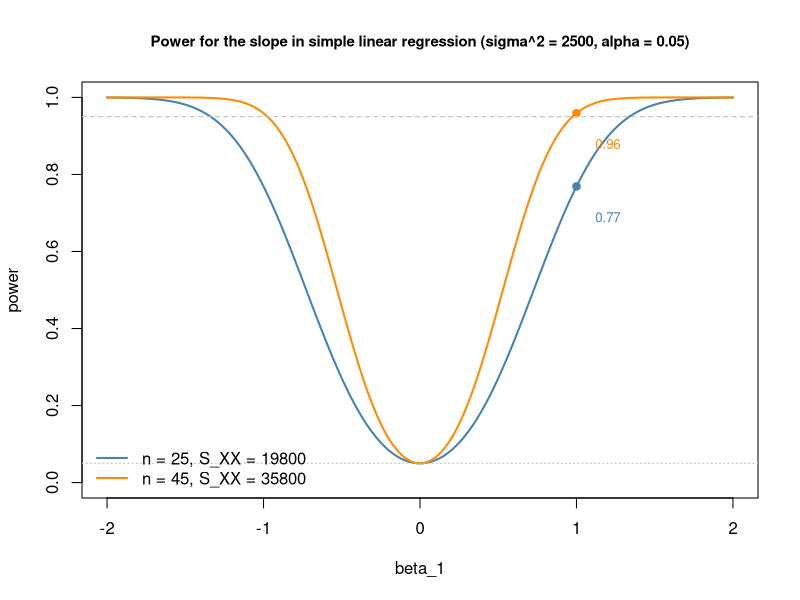

Write R code to recreate this figure.
# Power curves of the two-sided t-test of zero slope for two designs.
power <- function(beta1, n, sig2, ssx, alpha = 0.05) {
  df <- n - 2
  delta <- beta1 / sqrt(sig2 / ssx)
  cval <- qt(1 - alpha / 2, df)
  pt(cval, df, ncp = delta, lower.tail = FALSE) + pt(-cval, df, ncp = delta)
}

beta1 <- seq(-2, 2, length.out = 401)
designs <- list(c(25, 19800), c(45, 35800))   # (n, S_XX)
cols <- c("steelblue", "darkorange")
plot(NA, xlim = range(beta1), ylim = c(0, 1), xlab = "beta_1", ylab = "power",
     main = "Power for the slope in simple linear regression (sigma^2 = 2500, alpha = 0.05)",
     cex.main = 0.9)
for (k in seq_along(designs)) {
  n <- designs[[k]][1]; ssx <- designs[[k]][2]
  lines(beta1, power(beta1, n, 2500, ssx), col = cols[k], lwd = 2)
  p1 <- power(1, n, 2500, ssx)
  points(1, p1, pch = 19, col = cols[k])
  text(1.12, p1 - 0.08, sprintf("%.2f", p1), col = cols[k], adj = 0, cex = 0.8)
}
abline(h = 0.05, lty = 3, col = "gray")
abline(h = 0.95, lty = 2, col = "gray")
legend("bottomleft", bty = "n", lwd = 2, col = cols,
       legend = sapply(designs, function(d) sprintf("n = %g, S_XX = %g", d[1], d[2])))
